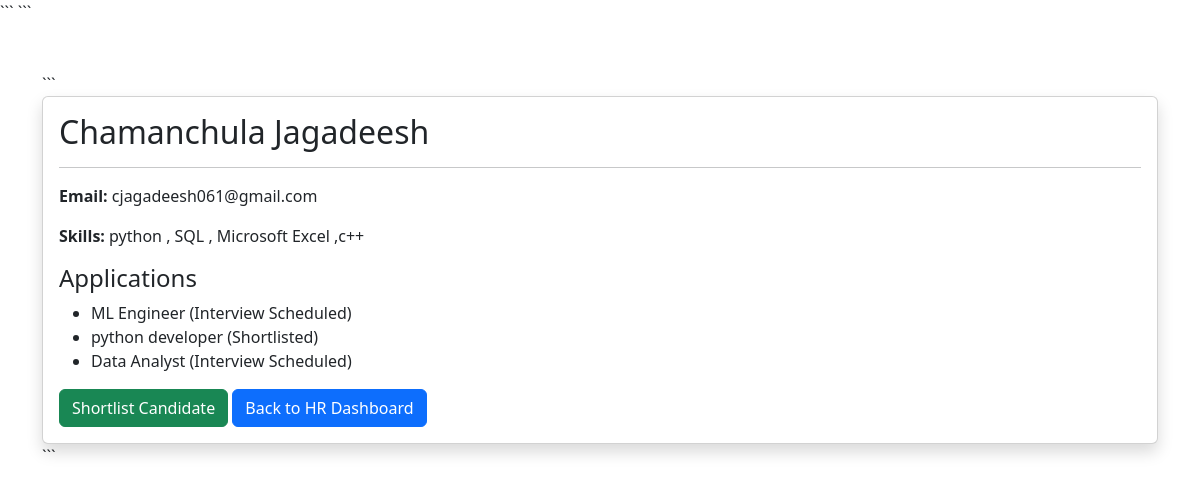
/candidate-details/Chamanchula Jagadeesh/, run on the app's committed database.
### accounts/models.py (models this page shows, shortened)
class Candidate(models.Model):
    name = models.CharField(max_length=100)
    email = models.EmailField(unique=True)
    password = models.CharField(max_length=100)
    skills = models.TextField()

class Application(models.Model):
    STATUS_CHOICES = [
        ('Applied', 'Applied'),
        ('Shortlisted', 'Shortlisted'),
        ('Interview Scheduled', 'Interview Scheduled'),
        ('Rejected', 'Rejected')
    ]
    candidate_name = models.CharField(
        max_length=100
    )
    job_title = models.CharField(
        max_length=100
    )
    status = models.CharField(
        max_length=50,
        choices=STATUS_CHOICES,
        default='Applied'
    )
    applied_at = models.DateTimeField(
        auto_now_add=True
    )

### accounts/views.py (the view)
def candidate_details(request, candidate_name):
    candidate = Candidate.objects.get(
        name=candidate_name
    )
    applications = Application.objects.filter(
        candidate_name=candidate_name
    )
    return render(
        request,
        'candidate_details.html',
        {
            'candidate': candidate,
            'applications': applications
        }
    )

### templates/candidate_details.html (shortened to what this page needs)
<!DOCTYPE html>
<html>
<head>
<link href="https://cdn.jsdelivr.net/npm/bootstrap@5.3.3/dist/css/bootstrap.min.css" rel="stylesheet">
```
</head>
<body>
<div class="container mt-5">
```
<div class="card shadow">
    <div class="card-body">
        <h2>{{ candidate.name }}</h2>
        <hr>
        <p>
            <strong>Email:</strong>
            {{ candidate.email }}
        </p>
        <p>
            <strong>Skills:</strong>
            {{ candidate.skills }}
        </p>
        <h4>Applications</h4>
        <ul>
            {% for app in applications %}
            <li>
                {{ app.job_title }}
                ({{ app.status }})
            </li>
            {% endfor %}
        </ul>
        <a
    href="/shortlist/{{ candidate.name }}/"
    class="btn btn-success"
>
    Shortlist Candidate
</a>
        <a href="/hr-dashboard/" class="btn btn-primary">
            Back to HR Dashboard
        </a>
    </div>
</div>
```
</div>
</body>
</html>

### data on the page
Candidate: name "Chamanchula Jagadeesh", email "cjagadeesh061@gmail.com", skills "python , SQL , Microsoft Excel ,c++"
Application: job_title "ML Engineer", status "Interview Scheduled"
Application: job_title "python developer", status "Shortlisted"
Application: job_title "Data Analyst", status "Interview Scheduled"
